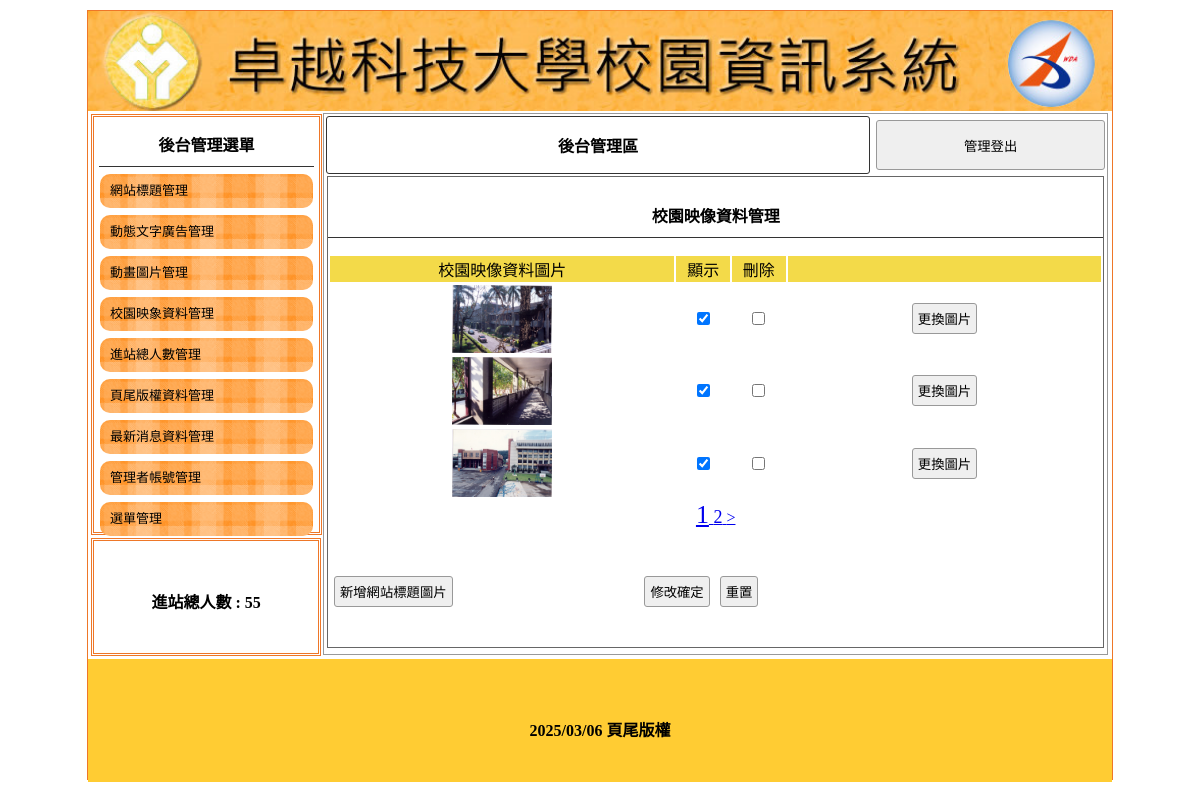
/admin.php?do=image, run on the app's committed database.
### tables this page shows
CREATE TABLE `title` (
  `id` int(11) NOT NULL,
  `img` text NOT NULL,
  `text` text NOT NULL,
  `sh` int(1) NOT NULL
);

CREATE TABLE `total` (
  `id` int(10) UNSIGNED NOT NULL,
  `total` int(10) NOT NULL COMMENT '進站人數'
);

CREATE TABLE `image` (
  `id` int(10) UNSIGNED NOT NULL,
  `img` text NOT NULL,
  `sh` int(1) NOT NULL DEFAULT 1
);

CREATE TABLE `bottom` (
  `id` int(11) NOT NULL,
  `text` text NOT NULL COMMENT '版權'
);

### api/db.php (called while the page is built, shortened)
<?php
class DB{
    protected $table;
    protected $pdo;
    protected $dsn="mysql:host=localhost;charset=utf8;dbname=db03_z01l1;";
    public function __construct($table) {
        $this->table = $table;
        $this->pdo=new pdo($this->dsn,'root','');
    }
    function fetchAll($sql){
        return $this->pdo->query($sql)->fetchAll(PDO::FETCH_ASSOC);
    }
    function fetchOne($sql){
        return $this->pdo->query($sql)->fetch(PDO::FETCH_ASSOC);
    }
    function a2s($array){
        $tmp=[];
        foreach ($array as $key => $val) {
            $tmp[]="`$key`='$val'";
        }
        return $tmp;
    }
    function all(...$array){
        $sql = "SELECT * FROM $this->table";
        if(!empty($array[0])){
            if(is_array($array[0])){
                $where= $this->a2s($array[0]);
                $sql .= " where ".join(" && ",$where);
            }else{
                $sql .= $array[0];
            }
        }if(!empty($array[1])){
            $sql .= $array[1];
        }
        return $this->fetchAll($sql);
    }
    function find($id){
        $sql = "SELECT * FROM $this->table";
        if(is_array($id)){
            $where= $this->a2s($id);
            $sql .= " where ".join(" && ",$where);
        }else{
            $sql .= " where `id`='$id' ";
        }
        return $this->fetchOne($sql);
    }
    function count(...$array){
        $sql = "SELECT count(*) FROM $this->table";
        return $this->pdo->query($sql)->fetchColumn();
    }
}
$Title=new db("title");
$Total=new db("total");
$Bottom=new db("bottom");
$Image=new db("image");

### back/image.php (the view, shortened to what this page needs)
<div style="width:99%; height:87%; margin:auto; overflow:auto; border:#666 1px solid;">
    <p class="t cent botli">校園映像資料管理</p>
    <form method="post" action="./api/edit.php">
        <table width="100%">
            <tbody>
                <tr class="yel">
                    <td width="45%">校園映像資料圖片</td>
                    <td width="7%">顯示</td>
                    <td width="7%">刪除</td>
                    <td></td>
                </tr>
                <?php
                $total=$Image->count();
                $div=3;
                $now=$_GET['p']??1;
                $pages=ceil($total/$div);
                $start=($now-1)*$div;
                $rows =$Image->all(" limit $start,$div ");
                foreach ($rows as $row) :
                ?>
                <tr class="cent">
                    <td width="45%"><img src="./upload/<?= $row['img']; ?>" style="width: 100px;"></td>
                    <td width="7%"><input type="checkbox" name="sh[]" value="<?= $row['id']; ?>"
                            <?= ($row['sh'] == 1) ? 'checked' : '' ?>></td>
                    <td width="7%"><input type="checkbox" name="del[]" value="<?= $row['id']; ?>"></td>
                    <td>
                        <input type="button" value="更換圖片"
                            onclick="op('#cover','#cvr','./modal/update_title.php?id=<?= $row['id']; ?>&table=<?= $do; ?>')">
                    </td>
                </tr>
                <?php endforeach; ?>
            </tbody>
        </table>
        <div class="cent">
            <?php
        for ($i=1; $i <=$pages; $i++) {
            $size=($now==$i)?'26px':'18px';
            echo "<a href='?do=image&p=$i' style='font-size: $size;'> $i</a>";
        }
        if($now+1<=$pages){
            echo "<a href='?do=image&p=".($now+1)."'> > </a>";
        }
        ?>
        </div>
        <table style="margin-top:40px; width:70%;">
            <tbody>
                <tr>
                    <td width="200px">
                        <input type="button" onclick="op('#cover','#cvr','./modal/<?=$do?>.php?table=<?= $do; ?>')"
                            value="新增網站標題圖片">
                    </td>
                    <td class="cent">
                        <input type="submit" value="修改確定">
                        <input type="reset" value="重置">
                    </td>
                </tr>
            </tbody>
        </table>
    </form>
</div>

### admin.php (shortened to what this page needs)
<?php include_once "./api/db.php";?>
<!DOCTYPE html
    PUBLIC "-//W3C//DTD XHTML 1.0 Transitional//EN" "http://www.w3.org/TR/xhtml1/DTD/xhtml1-transitional.dtd">
<html xmlns="http://www.w3.org/1999/xhtml">
<head>
    <link href="./css/css.css" rel="stylesheet" type="text/css">
</head>
<body>
<?php
$row=$Title->find(['sh'=>1]);
?>
    <div id="main">
        <a title="" href="index.php">
            <div class="ti" style="background:url('upload/<?=$row['img'];?>'); background-size:cover;"></div>
        </a>
        <div id="ms">
            <div id="lf" style="float:left;">
                <div id="menuput" class="dbor">
                    <span class="t botli">後台管理選單</span>
                    <a style="color:#000; font-size:13px; text-decoration:none;" href="?do=title">
                        <div class="mainmu">
                            網站標題管理 </div>
                    </a>
                    <a style="color:#000; font-size:13px; text-decoration:none;" href="?do=ad">
                        <div class="mainmu">
                            動態文字廣告管理 </div>
                    </a>
                    <a style="color:#000; font-size:13px; text-decoration:none;" href="?do=mvim">
                        <div class="mainmu">
                            動畫圖片管理 </div>
                    </a>
                    <a style="color:#000; font-size:13px; text-decoration:none;" href="?do=image">
                        <div class="mainmu">
                            校園映象資料管理 </div>
                    </a>
                    <a style="color:#000; font-size:13px; text-decoration:none;" href="?do=total">
                        <div class="mainmu">
                            進站總人數管理 </div>
                    </a>
                    <a style="color:#000; font-size:13px; text-decoration:none;" href="?do=bottom">
                        <div class="mainmu">
                            頁尾版權資料管理 </div>
                    </a>
                    <a style="color:#000; font-size:13px; text-decoration:none;" href="?do=news">
                        <div class="mainmu">
                            最新消息資料管理 </div>
                    </a>
                    <a style="color:#000; font-size:13px; text-decoration:none;" href="?do=admin">
                        <div class="mainmu">
                            管理者帳號管理 </div>
                    </a>
                    <a style="color:#000; font-size:13px; text-decoration:none;" href="?do=menu">
                        <div class="mainmu">
                            選單管理 </div>
                    </a>
                </div>
                <div class="dbor" style="margin:3px; width:95%; height:20%; line-height:100px;">
                    <span class="t">進站總人數 :
                    <?=$Total->find(1)['total'];?> </span>
                </div>
            </div>
            <div class="di"
                style="height:540px; border:#999 1px solid; width:76.5%; margin:2px 0px 0px 0px; float:left; position:relative; left:20px;">
                <table width="100%">
                    <tbody>
                        <tr>
                            <td style="width:70%;font-weight:800; border:#333 1px solid; border-radius:3px;"
                                class="cent"><a href="?do=admin" style="color:#000; text-decoration:none;">後台管理區</a>
                            </td>
                            <td>
                                <button onclick="location.href='./api/logout.php'"
                                    style="width:99%; margin-right:2px; height:50px;">管理登出</button>
                            </td>
                        </tr>
                    </tbody>
                </table>
                <?php
 				$do=$_GET['do']??'title';
 				$file="./back/$do.php";
 				include (file_exists($file))?$file:'./back/title.php';
 				?>
            </div>
        </div>
        <div
            style="width:1024px; left:0px; position:relative; background:#FC3; margin-top:4px; height:123px; display:block;">
            <span class="t" style="line-height:123px;">
            <?=$Bottom->find(1)['text'];?>
            </span>
        </div>
    </div>
</body>
</html>

### css/css.css (style rules this page uses)
body { padding: 0px; margin: 0px; }
#main { width: 1024px; height: 768px; margin: 10px auto 10px auto; border: #EE7728 1px solid; position: relative; }
.ti { width: 100%; height: 100px; position: relative; background-size: cover; background-repeat: no-repeat; }
.dbor { border: #EE7728 double 3px; margin: 1px; padding: 2px 10px 2px 10px; }
.t { font-weight: 800; display: block; text-align: center; padding: 10px 1px 10px 1px; }
.botli { border-bottom: #333 1px solid; }
.mainmu { position: relative; border-radius: 10px; background: url(../icon/menu.fw.png) center no-repeat; background-size: cover; line-height: 30px; padding: 2px 10px 2px 10px; margin: 7px 1px 7px 1px; }
#lf { height: 540px; width: 21%; display: inline-block; }
#menuput { width: 100%; height: 75%; position: relative; padding: 5px; display: block; margin: 3px; }
.di { display: inline-block; }
.cent { text-align: center; }
input, button { border: #999 1px solid; border-radius: 3px; background: #EFEFEF; padding: 5px; margin: 3px; }
.yel td { background: #F3DA49; text-align: center; }

### data on the page
title: img (picture)
total: total "55"
image: img (picture), sh "☑"
image: img (picture), sh "☑"
image: img (picture), sh "☑"
bottom: text "2025/03/06 頁尾版權"
